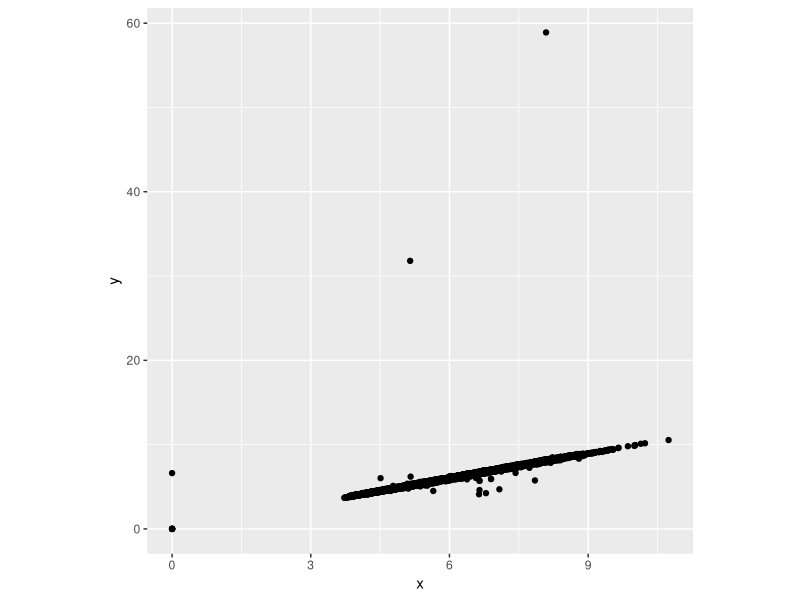
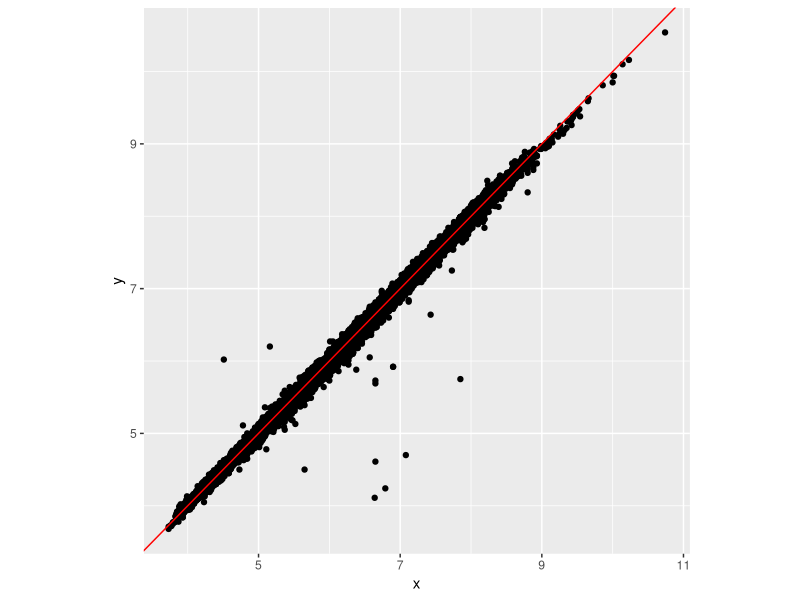
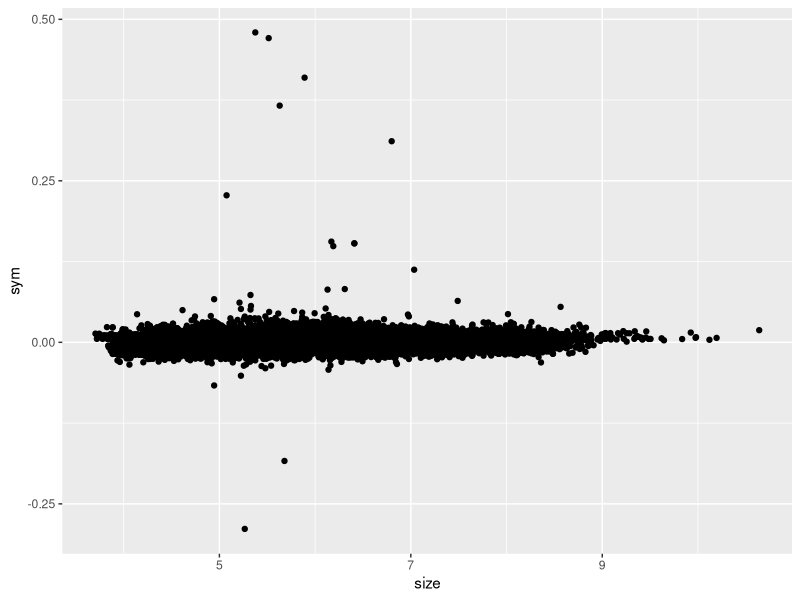
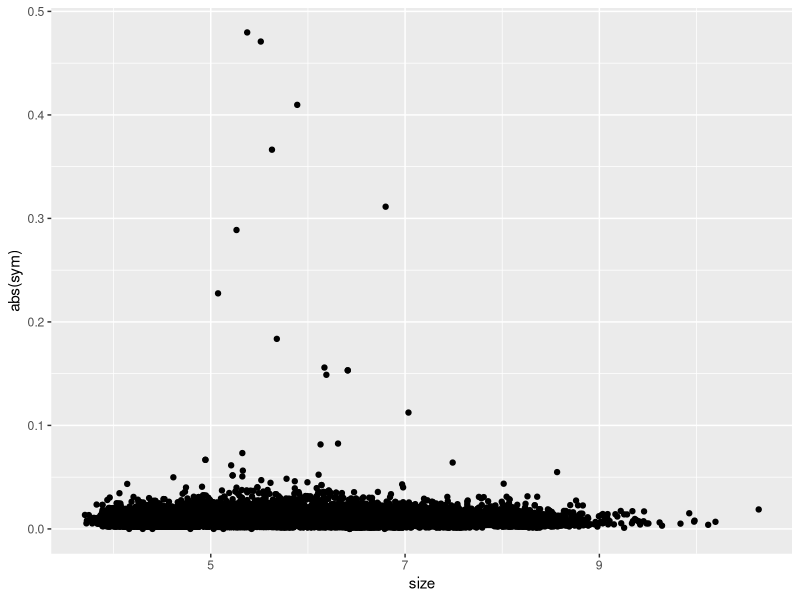
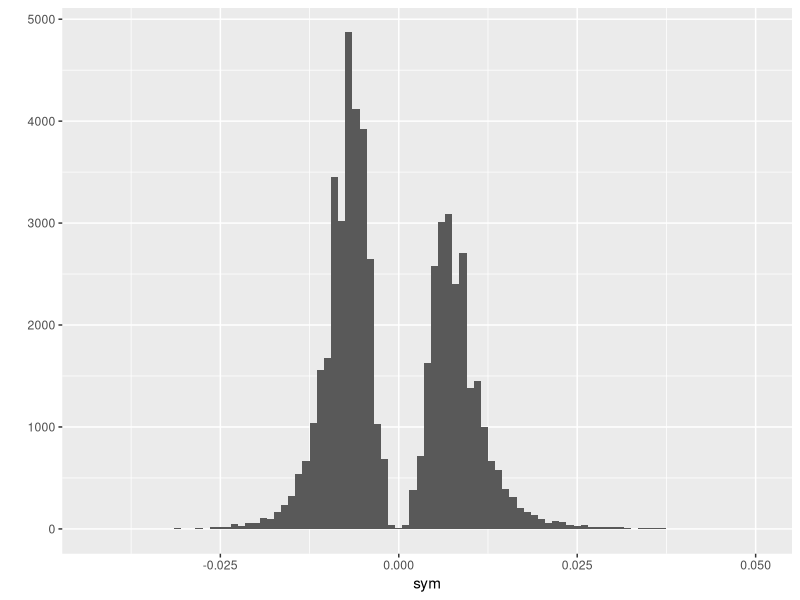
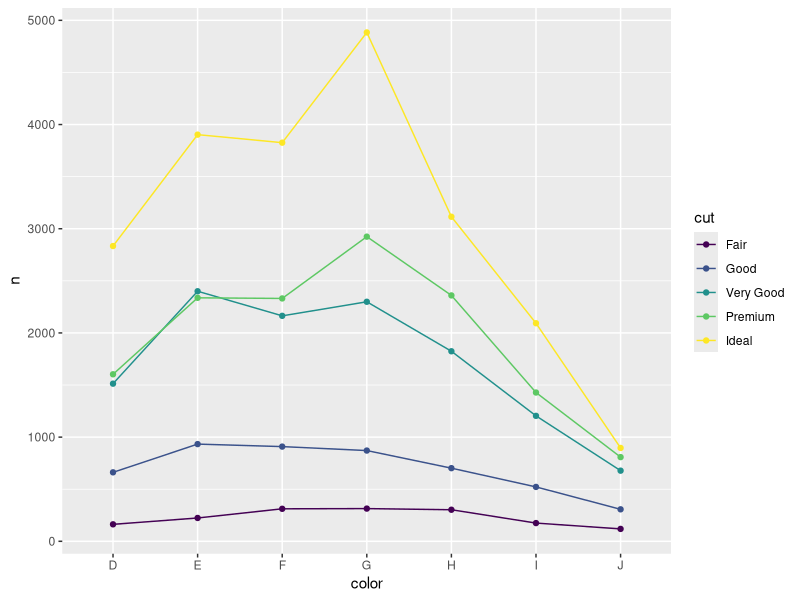
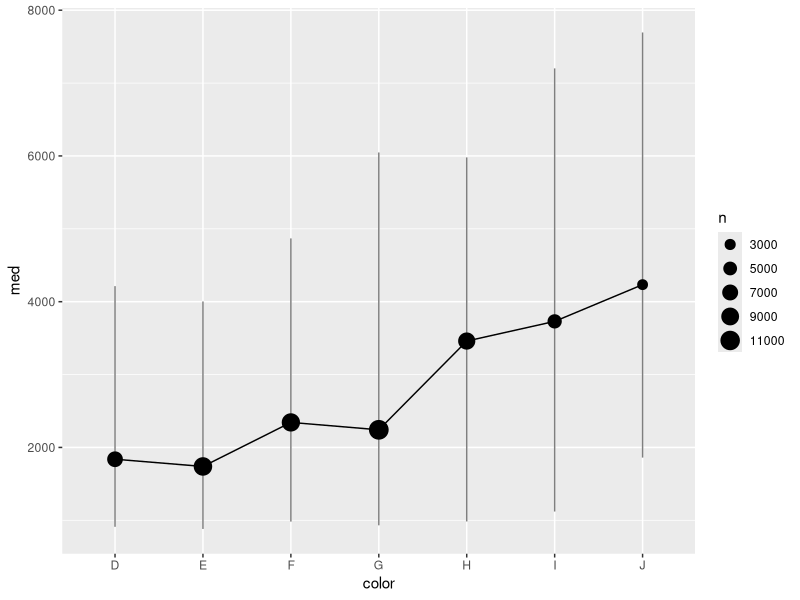

The R source for these figures, in order:
## ---- chunk 1
library(ggplot2)
library(dplyr)
library(tidyr)
options(digits = 2, width = 60)
knitr::opts_chunk$set(comment = "#>", compact = TRUE)
diamonds <- diamonds %>% tbl_df()
## ---- chunk 2
qplot(x, y, data = diamonds) + theme(aspect.ratio = 1)
## ---- chunk 3
filter(diamonds, x == 0 | y == 0)
## ---- chunk 4
diamonds_ok <- filter(diamonds, x > 0, y > 0, y < 20)
qplot(x, y, data = diamonds_ok) + 
  theme(aspect.ratio = 1) + 
  geom_abline(slope = 1, colour = "red")
## ---- chunk 5
NA == NA
NA != NA
is.na(NA)
## ---- chunk 6
diamonds_ok <- mutate(diamonds_ok,
  sym = log(x / y),
  size = (x + y) / 2
)
diamonds_ok
## ---- chunk 7
qplot(size, sym, data = diamonds_ok)
## ---- chunk 8
qplot(size, abs(sym), data = diamonds_ok)
diamonds_ok2 <- filter(diamonds_ok, abs(sym) < 0.05)
qplot(sym, data = diamonds_ok2, binwidth = 0.001) 
## ---- chunk 9
by_cut <- diamonds %>%
  group_by(color, cut) %>%
  summarise(n = n(), price = mean(price))
by_cut
ggplot(by_cut, aes(color, n, group = cut, colour = cut)) + 
  geom_line() + 
  geom_point()
## ---- chunk 10
summarise(diamonds, 
  n_big = sum(carat >= 4), 
  prop_cheap = mean(price < 1000)
)
## ---- chunk 11
by_cut <- diamonds %>%
  group_by(color) %>%
  summarise(
    n = n(), 
    med = as.numeric(median(price)), 
    lq = quantile(price, 0.25), 
    uq = quantile(price, 0.75)
  )
by_cut
ggplot(by_cut, aes(color, med, group = 1)) + 
  geom_linerange(aes(ymin = lq, ymax = uq), colour = "grey50") + 
  geom_point(aes(size = n)) + 
  geom_line() + 
  scale_size_area()
